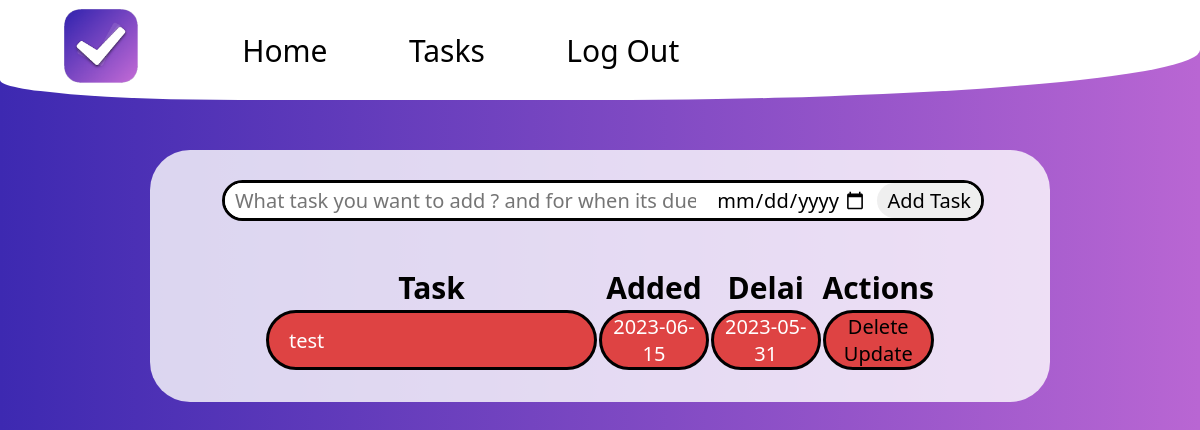
/tasks (signed in), run on an earlier commit of the app's database.
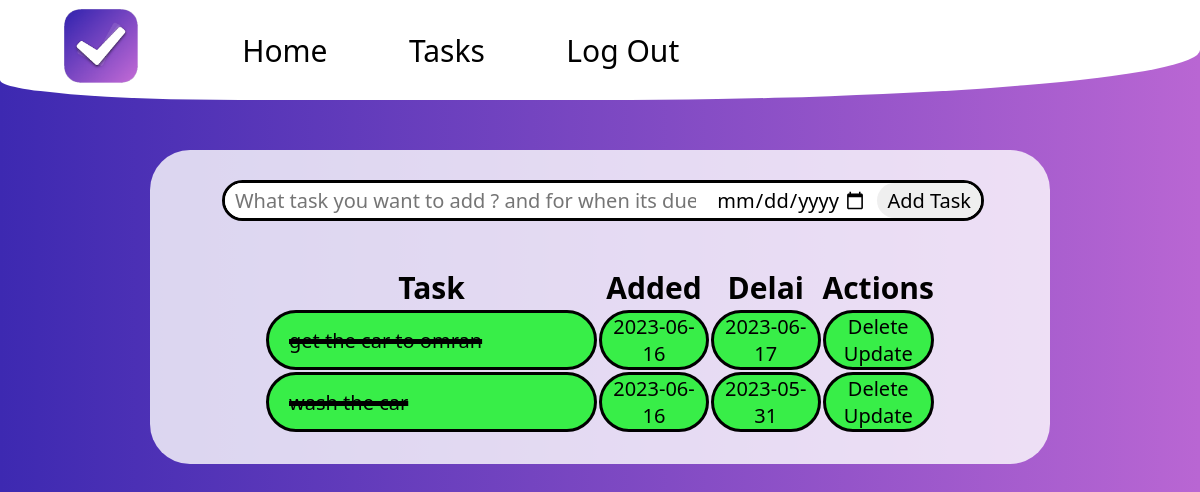
And on a later commit of the database.
### server.py (models this page shows, shortened)
class task(db.Model):
    id = db.Column(db.Integer, primary_key=True)
    content = db.Column(db.String(100),nullable=False)
    date_created = db.Column(db.Date,default=datetime.utcnow)
    date_due = db.Column(db.Date)
    done = db.Column(db.Boolean, default=False)
    user_id = db.Column(db.Integer)

### server.py (the view)
@app.route('/tasks', methods=['POST','GET'])
def tasks():
    if session.get('email'):
        session['id'] = db.session.query(user).filter(user.email == session.get("email")).first().id
        tasks = task.query.filter(task.user_id == session['id'])
        today_date = datetime.today().date()
        if request.method == 'POST':
            task_content = request.form['task_added']
            task_due = (request.form['task_date'])
            task_due = datetime.strptime(task_due, "%Y-%m-%d")
            new_task = task(content=task_content, date_due=task_due,user_id=session["id"])
            try:
                print("creating task")
                print(type(task_due))
                db.session.add(new_task)
                db.session.commit()
                return redirect(url_for("tasks"))
            except:
                return "error creating task"
        else:
            return render_template("tasks.html",param=session.get('email'),tasks=tasks,today=today_date)
    else:
        flash("You need to log in to access to your tasks",category="error")
        return redirect(url_for("home"))

### templates/tasks.html (shortened to what this page needs)
{% extends 'navbar.html' %}
{% block content %}
<div class="tasks">
    <form action="/tasks" method="POST">
        <div class="addtask">
            <input type="text" id="task_added" name="task_added" placeholder="What task you want to add ? and for when its due to ?" required>
            <input type="date" name="task_date" id="task_date" required>
            <input type="submit" value="Add Task">
        </div>
    </form>
    <br><br>
    {% if tasks.count()==0 %}
    <h2>You dont have any tasks to do</h2>
    {% else %}
    <table>
        <tr>
            <th>Task</th>
            <th>Added</th>
            <th>Delai</th>
            <th>Actions</th>
        </tr>
        {% for task in tasks %}
        {% if task.done %}
        <tr class="done">
        {% elif task.date_due < today %}
        <tr class="passed">
        {% else %}
        <tr class="not_done">
        {% endif %}
                <td>{{ task.content }}</td>
                <td>{{ task.date_created }}</td>
                <td>{{ task.date_due }}</td>
                <td><a href="/delete/{{task.id}}">Delete</a> <br> <a href="/update/{{task.id}}">Update</a></td>
        </tr>
        {% endfor %}
    </table>
    {% endif %}
</div>
{% endblock %}

### templates/navbar.html (shortened to what this page needs)
<!DOCTYPE html>
<html lang="en">
<head>
    <link rel="stylesheet" href="{{url_for('static',filename='style.css')}}">
</head>
<body>
    <div class="navbar">
        <ul>
            <li><img src="{{url_for('static',filename='Logo.png')}}" alt="Todo LOGO" id="logo_image"></li>
            {% if param  %}
            <li> <a href="/home">Home</a> </li>
            <li> <a href="/tasks">Tasks</a> </li>
            <li> <a href="/logout">Log Out</a> </li>
            {% else %}
            <li> <a href="/home">Home</a> </li>
            <li> <a href="/SignUp">Sign Up</a> </li>
            <li> <a href="/login">Login</a> </li>
            {% endif %}
        </ul>
    </div>
    {% block content %}
    {% endblock %}
</body>
</html>

### static/style.css (style rules this page uses)
* { margin: 0; font-family: 'Segoe UI', Tahoma, Geneva, Verdana, sans-serif; padding: 0; }
body { background: rgb(185,102,211); background: linear-gradient(90deg, rgba(61,41,177,1) 0%, rgba(185,102,211,1) 100%); display: flex; flex-direction: column; justify-content: center; align-items: center; }
.navbar { width: 100%; border-bottom-left-radius: 20%; border-bottom-right-radius: 50%; background-color: white; }
#logo_image { height: 90px; }
a { text-decoration: none; color: black ; transition: all 0.3s; }
ul { text-decoration: none; list-style-type: none; display: flex; justify-content: space-around; align-items: center; width: 60%; height: 100px; }
ul li { font-size: 30px; }
.tasks { margin: 50px; padding: 30px; width: 70%; display: flex; flex-direction: column; justify-content: center; align-items: center; background-color: rgba(255, 255, 255, 0.8); border-radius: 40px; height: auto; }
.tasks form { width: 90%; }
.tasks .addtask { border: solid; background-color: white; border-radius: 40px; padding: 0; width: 100%; font-size: 20px; display: flex; justify-content: space-between; }
.tasks .addtask #task_added { border-radius: 40px; font-size: 20px; height: 35px; padding: 0 10px ; border: none; width: 80%; }
.tasks .addtask input[type="submit"] { border-radius: 40px; font-size: 20px; height: 35px; padding: 0 10px ; border: none; width: 15%; }
.tasks .addtask input[type="date"] { border-radius: 40px; font-size: 20px; height: 35px; padding: 0 10px ; border: none; width: 20%; }
table { width: 80%; }
table th { font-size: 30px; margin: 0; padding: 0; height: 40px; }
table td { font-size: 20px; height: 40px; margin: 2px; border: solid; text-align: center; border-radius: 40px; background-color: white; }
table td:first-child { width: 50%; text-align: left; padding-left: 20px; }
table .done td:first-child { text-decoration: line-through 5px; }
table .done td { background-color: rgb(56, 238, 72); }

What changed in the data, as far as the page shows it:
removed task: content "test", date_created "2023-06-15", date_due "2023-05-31"
added task: content "get the car to omran", date_created "2023-06-16", date_due "2023-06-17"
added task: content "wash the car", date_created "2023-06-16", date_due "2023-05-31"
